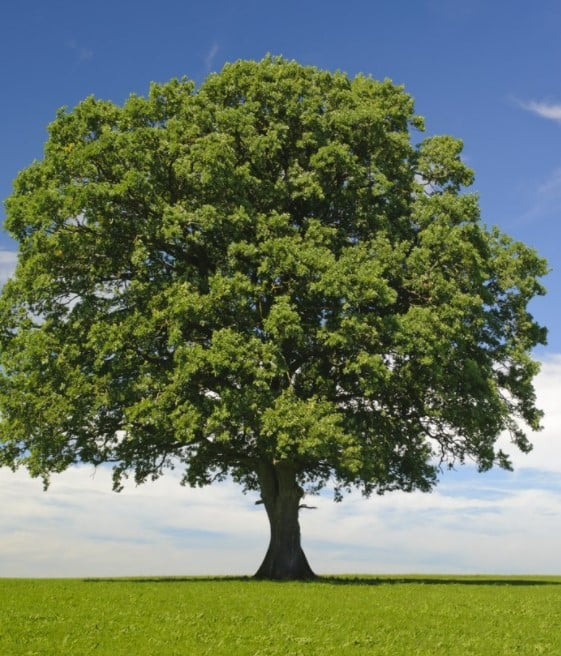
#> input picture compress-image/a.jpg, 561 x 656 px
$ python ebow.py
#> lines starting #> are read from the running program, lines starting #| are printed output that depends on the picture
import matplotlib.pyplot as plt
import numpy as np
from sklearn.cluster import KMeans
import math
from scipy.spatial.distance import cdist

K = 10


img = plt.imread("./a.jpg")
#> img is the input picture: shape (656, 561, 3); mean R, G, B 103.5, 117.6, 93.9

width = img.shape[1]
#> width = 561
height = img.shape[0]
#> height = 656

img = img.reshape(width * height, 3)


def visualization_elbow(dataset):
    losses = []
    for i in range(1, K):
        # 1.  Huấn luyện với số cụm = i
        kmeans_i = KMeans(n_clusters=i, random_state=0)
        kmeans_i.fit(dataset)
        # 2. Tính _hàm biến dạng_
        # 2.1. Khoảng cách tới toàn bộ centroids
        d2centroids = cdist(dataset, kmeans_i.cluster_centers_, 'euclidean') # shape (n, k)
        # 2.2. Khoảng cách tới centroid gần nhất
        min_distance = np.min(d2centroids, axis=1) # shape (n)
        loss = np.sum(min_distance)
        losses.append(loss)
#> this loop made 9 passes
#> loss on passes 1 to 9: 36308161.2, 23448359.4, 16549398.6, 10498583.1, 9148951.1, 8444887.9, 7605778.1, 6989597.6, 6509513
#> after the loop, losses = [36308161.2, 23448359.4, 16549398.6, 10498583.1, 9148951.1, 8444887.9, 7605778.1, 6989597.6, 6509513]
    return losses

losses = visualization_elbow(img)
plt.figure(figsize=(8, 6))
plt.plot(np.arange(1, K), losses, 'bx-')
plt.xlabel('Values of K')
plt.ylabel('Distortion')
plt.title('The Elbow Method using Distortion')
plt.show()
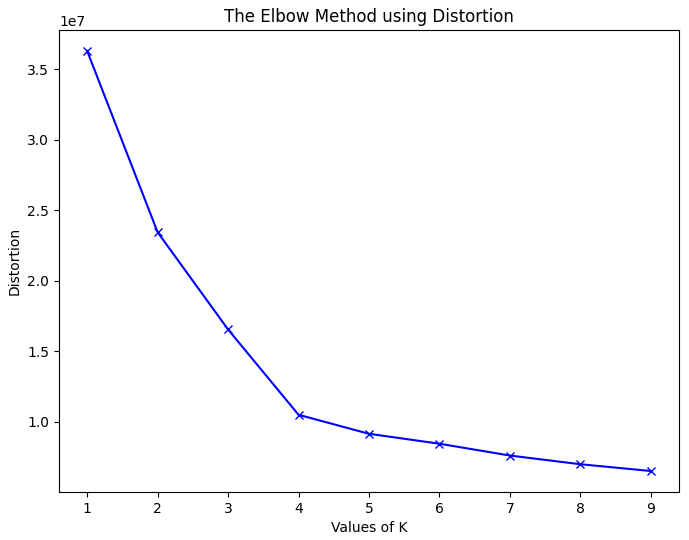
#> figure drawn by matplotlib, 1 panel
